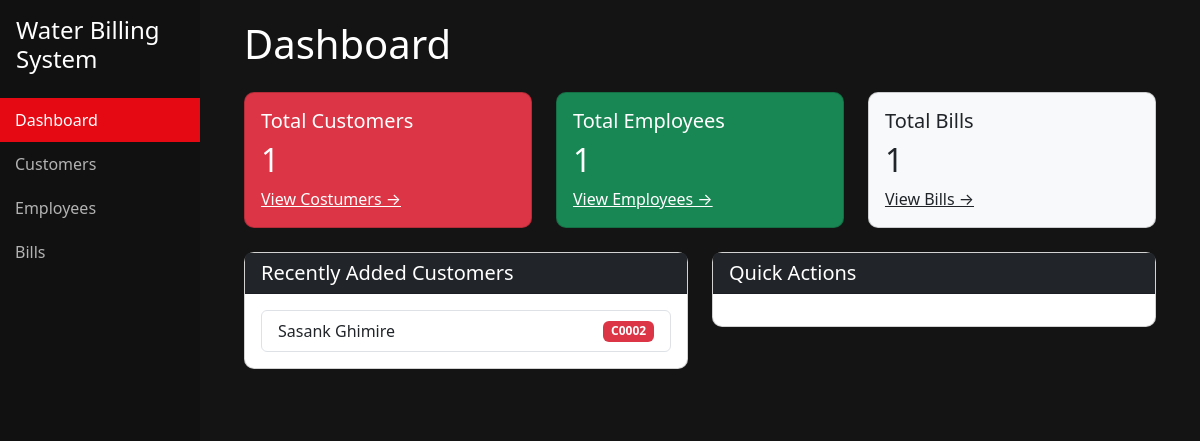
Before: / with the older database file.
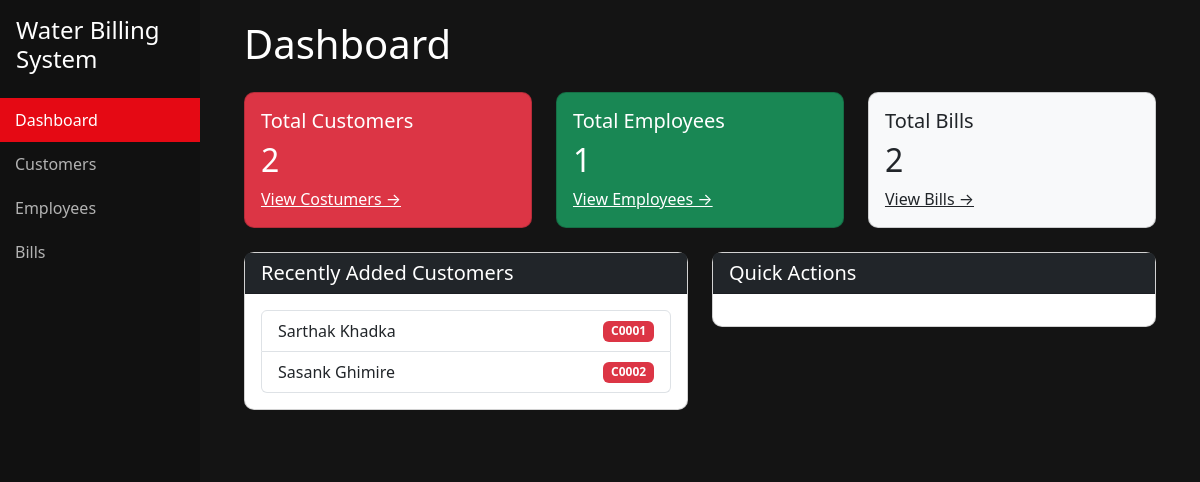
After: the same page with the newer database file.
### costumer/models.py (models this page shows, shortened)
class Costumer(models.Model):
    account_number = models.CharField(max_length=20, unique=True)
    first_name = models.CharField(max_length=50)
    last_name = models.CharField(max_length=50)
    email = models.EmailField(unique=True)
    phone_number = models.CharField(max_length=15)
    address = models.TextField()

### costumer/views.py (the view)
# urls.py: path('', views.dashboard, name='dashboard'),
def dashboard(request):
    context = {
        'total_costumers': Costumer.objects.count(),
        'total_employees': Employee.objects.count(),
        'total_bills': Bill.objects.count(),
        'total_outstanding_amount': Bill.objects.filter(status='U').aggregate(Sum('remaining_balance'))['remaining_balance__sum'] or 0,
        'recent_costumers': Costumer.objects.order_by('-id')[:5],
    }
    return render(request, 'dashboard.html', context)

### costumer/templates/dashboard.html (shortened to what this page needs)
{% extends 'base.html' %}
{% block content %}
<div class="container">
    <h1 class="mb-4 text-white">Dashboard</h1>
    <div class="row">
        <div class="col-md-4 mb-4">
            <div class="card text-white bg-danger">
                <div class="card-body">
                    <h5 class="card-title">Total Customers</h5>
                    <h2 class="card-text">{{ total_costumers }}</h2>
                    <a href="{% url 'costumer-list' %}" class="text-white">View Costumers →</a>
                </div>
            </div>
        </div>
        <div class="col-md-4 mb-4">
            <div class="card text-white bg-success">
                <div class="card-body">
                    <h5 class="card-title">Total Employees</h5>
                    <h2 class="card-text">{{ total_employees }}</h2>
                    <a href="{% url 'employee-list' %}" class="text-white">View Employees →</a>
                </div>
            </div>
        </div>
        <div class="col-md-4 mb-4">
            <div class="card bg-light text-dark">
                <div class="card-body">
                    <h5 class="card-title">Total Bills</h5>
                    <h2 class="card-text">{{ total_bills }}</h2>
                    <a href="{% url 'bill-list' %}" class="text-dark">View Bills →</a>
                </div>
            </div>
        </div>
    </div>
    <div class="row">
        <div class="col-md-6 mb-4">
            <div class="card">
                <div class="card-header bg-dark text-white">
                    <h5 class="mb-0">Recently Added Customers</h5>
                </div>
                <div class="card-body">
                    {% if recent_costumers %}
                        <ul class="list-group">
                            {% for costumer in recent_costumers %}
                                <li class="list-group-item d-flex justify-content-between align-items-center">
                                    {{ costumer.first_name }} {{ costumer.last_name }}
                                    <span class="badge bg-danger">{{ costumer.account_number }}</span>
                                </li>
                            {% endfor %}
                        </ul>
                    {% else %}
                        <p class="text-muted">No customers added yet.</p>
                    {% endif %}
                </div>
            </div>
        </div>
        <div class="col-md-6 mb-4">
            <div class="card">
                <div class="card-header bg-dark text-white">
                    <h5 class="mb-0">Quick Actions</h5>
                </div>
                <div class="card-body">
                </div>
            </div>
        </div>
    </div>
</div>
{% endblock %}

Changed rows visible on the page:
added Costumer: first_name "Sarthak", last_name "Khadka", account_number "C0001"
Other visible differences:
{{ total_costumers }}: "1" → "2"
{{ total_bills }}: "1" → "2"
